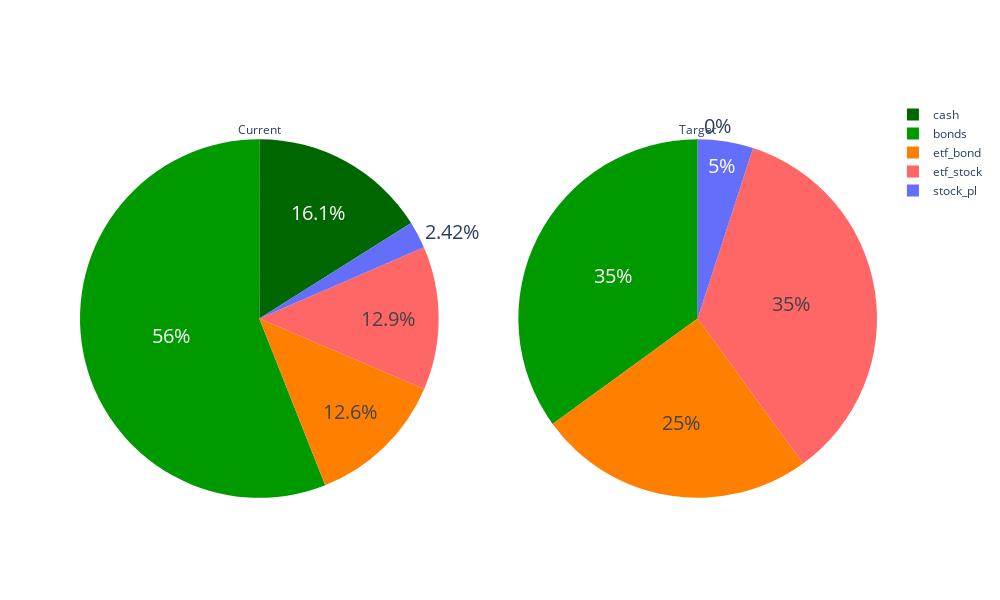

The notebook cell this image was saved under:
### Code cell
# dodać info ile te procenty rebalancingu to jest sztuk danego aktywa po aktualnej cenie (z racji, że kilka aktywów to po średniej ważonej cenie albo po cenie tego z ike)
# może w ogóle dodac kominukat "aby optymalnie dokonać rebalancingu dokup X sztuk tickera XXXX.XX po aktualnej cenie X"

trace1 = go.Pie(
    values=pie_current['current_value'],
    labels=pie_current['asset_type'],
    domain=dict(x=[0, 0.45]),
    name="Current",
    title="Current",
    hoverinfo="label+percent+name",
    sort=False
)
trace2 = go.Pie(
    values=pie_current['target_value'],
    labels=pie_current['asset_type'],
    domain=dict(x=[0.55, 1.0]),
    name="Target",
    title="Target",
    hoverinfo="label+percent+name",
    sort=False
)
layout = go.Layout()
data = [trace1, trace2]
fig = go.Figure(data=data, layout=layout)
fig.update_traces(marker=dict(colors=["#006600", "#009900", "#ff8000", "#ff6666"]), textfont_size=20)
fig.update_layout(
    autosize=False,
    width=1000,
    height=600,
)
fig.show()
print("Portfolio needs rebalancing!")
print("Change the amount of bonds by", pie_current[pie_current['asset_type'] == 'etf_bond']['diff'].reset_index(drop=True)[0])
print("Change the amount of stocks by", pie_current[pie_current['asset_type'] == 'etf_stock']['diff'].reset_index(drop=True)[0])

### Figure 1 — Plotly figure (JSON) as saved in the notebook; plotly's stock layout.template omitted (floating-point values rounded to 4 significant figures)
{"data": [{"domain": {"x": [0, 0.45]}, "hoverinfo": "label+percent+name", "labels": ["cash", "bonds", "etf_bond", "etf_stock", "stock_pl"], "marker": {"colors": ["#006600", "#009900", "#ff8000", "#ff6666"]}, "name": "Current", "sort": false, "textfont": {"size": 20}, "title": {"text": "Current"}, "type": "pie", "values": [0.1607, 0.5599, 0.1257, 0.1295, 0.02423]}, {"domain": {"x": [0.55, 1]}, "hoverinfo": "label+percent+name", "labels": ["cash", "bonds", "etf_bond", "etf_stock", "stock_pl"], "marker": {"colors": ["#006600", "#009900", "#ff8000", "#ff6666"]}, "name": "Target", "sort": false, "textfont": {"size": 20}, "title": {"text": "Target"}, "type": "pie", "values": [0, 0.35, 0.25, 0.35, 0.05]}], "layout": {"autosize": false, "height": 600, "width": 1000}}
